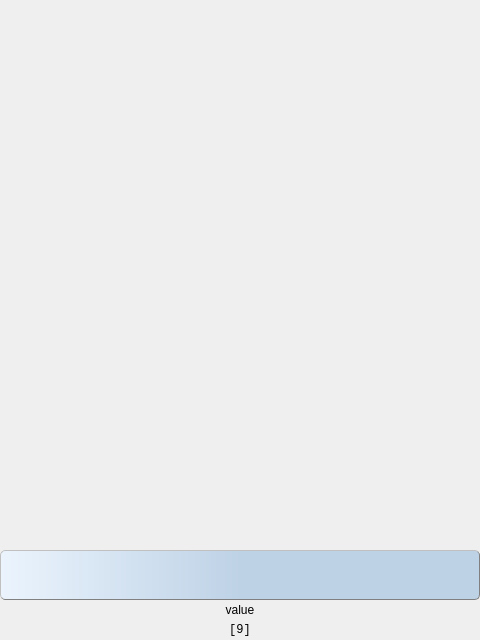
<?xml version="1.0" encoding="UTF-8"?>
<ui version="4.0">
 <class>SortValue</class>
 <widget class="QWidget" name="SortValue">
  <property name="geometry">
   <rect>
    <x>0</x>
    <y>0</y>
    <width>480</width>
    <height>640</height>
   </rect>
  </property>
  <property name="windowTitle">
   <string>Form</string>
  </property>
  <layout class="QVBoxLayout" name="verticalLayout_2">
   <property name="leftMargin">
    <number>0</number>
   </property>
   <property name="topMargin">
    <number>0</number>
   </property>
   <property name="rightMargin">
    <number>0</number>
   </property>
   <property name="bottomMargin">
    <number>0</number>
   </property>
   <item>
    <widget class="QWidget" name="Container" native="true">
     <layout class="QVBoxLayout" name="verticalLayout">
      <property name="spacing">
       <number>0</number>
      </property>
      <property name="leftMargin">
       <number>0</number>
      </property>
      <property name="topMargin">
       <number>0</number>
      </property>
      <property name="rightMargin">
       <number>0</number>
      </property>
      <property name="bottomMargin">
       <number>0</number>
      </property>
      <item>
       <spacer name="verticalSpacer">
        <property name="orientation">
         <enum>Qt::Vertical</enum>
        </property>
        <property name="sizeHint" stdset="0">
         <size>
          <width>20</width>
          <height>547</height>
         </size>
        </property>
       </spacer>
      </item>
      <item>
       <widget class="QFrame" name="valueFrame">
        <property name="sizePolicy">
         <sizepolicy hsizetype="Expanding" vsizetype="Expanding">
          <horstretch>0</horstretch>
          <verstretch>0</verstretch>
         </sizepolicy>
        </property>
        <property name="minimumSize">
         <size>
          <width>0</width>
          <height>10</height>
         </size>
        </property>
        <property name="maximumSize">
         <size>
          <width>16777215</width>
          <height>50</height>
         </size>
        </property>
        <property name="baseSize">
         <size>
          <width>0</width>
          <height>0</height>
         </size>
        </property>
        <property name="autoFillBackground">
         <bool>false</bool>
        </property>
        <property name="styleSheet">
         <string notr="true">background-color: qlineargradient(x1:0, y1:0, x2:1, y2:0, stop:0 #ebf4fd, stop: 0.5 #bed2e6);
border-style: outset;
border-width: 1px;
border-color: grey;
border-radius: 5px;</string>
        </property>
        <property name="frameShape">
         <enum>QFrame::NoFrame</enum>
        </property>
        <property name="frameShadow">
         <enum>QFrame::Plain</enum>
        </property>
        <property name="lineWidth">
         <number>3</number>
        </property>
       </widget>
      </item>
      <item>
       <widget class="QLabel" name="valueLabel">
        <property name="minimumSize">
         <size>
          <width>0</width>
          <height>20</height>
         </size>
        </property>
        <property name="maximumSize">
         <size>
          <width>16777215</width>
          <height>20</height>
         </size>
        </property>
        <property name="contextMenuPolicy">
         <enum>Qt::NoContextMenu</enum>
        </property>
        <property name="styleSheet">
         <string notr="true">font: 10pt &quot;MS Shell Dlg 2&quot;;</string>
        </property>
        <property name="frameShape">
         <enum>QFrame::NoFrame</enum>
        </property>
        <property name="lineWidth">
         <number>0</number>
        </property>
        <property name="text">
         <string notr="true">value</string>
        </property>
        <property name="scaledContents">
         <bool>false</bool>
        </property>
        <property name="alignment">
         <set>Qt::AlignCenter</set>
        </property>
        <property name="textInteractionFlags">
         <set>Qt::NoTextInteraction</set>
        </property>
       </widget>
      </item>
      <item>
       <widget class="QLabel" name="arrayLabel">
        <property name="minimumSize">
         <size>
          <width>0</width>
          <height>20</height>
         </size>
        </property>
        <property name="maximumSize">
         <size>
          <width>16777215</width>
          <height>20</height>
         </size>
        </property>
        <property name="font">
         <font>
          <family>Lucida Console</family>
         </font>
        </property>
        <property name="text">
         <string>[9]</string>
        </property>
        <property name="alignment">
         <set>Qt::AlignCenter</set>
        </property>
        <property name="textInteractionFlags">
         <set>Qt::NoTextInteraction</set>
        </property>
       </widget>
      </item>
     </layout>
    </widget>
   </item>
  </layout>
 </widget>
 <resources/>
 <connections/>
</ui>
